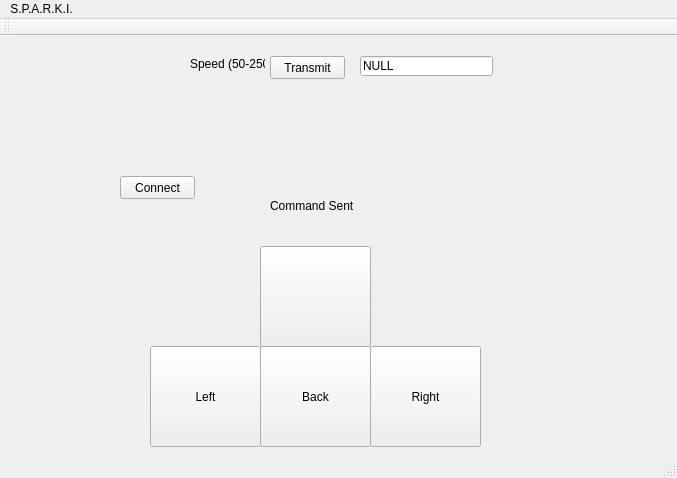
<?xml version="1.0" encoding="UTF-8"?>
<ui version="4.0">
 <class>MainWindow</class>
 <widget class="QMainWindow" name="MainWindow">
  <property name="geometry">
   <rect>
    <x>0</x>
    <y>0</y>
    <width>677</width>
    <height>478</height>
   </rect>
  </property>
  <property name="windowTitle">
   <string>MainWindow</string>
  </property>
  <widget class="QWidget" name="centralWidget">
   <widget class="QToolButton" name="forwardButton">
    <property name="geometry">
     <rect>
      <x>260</x>
      <y>210</y>
      <width>111</width>
      <height>101</height>
     </rect>
    </property>
    <property name="text">
     <string/>
    </property>
    <property name="icon">
     <iconset>
      <normaloff>../../../../Downloads/SPARKI Icons/Alarm-Arrow-Up-icon.png</normaloff>../../../../Downloads/SPARKI Icons/Alarm-Arrow-Up-icon.png</iconset>
    </property>
    <property name="iconSize">
     <size>
      <width>100</width>
      <height>100</height>
     </size>
    </property>
    <property name="autoRepeat">
     <bool>false</bool>
    </property>
    <property name="autoRepeatDelay">
     <number>100</number>
    </property>
   </widget>
   <widget class="QToolButton" name="backButton">
    <property name="geometry">
     <rect>
      <x>260</x>
      <y>310</y>
      <width>111</width>
      <height>101</height>
     </rect>
    </property>
    <property name="text">
     <string>Back</string>
    </property>
    <property name="icon">
     <iconset>
      <normaloff>../../../../Downloads/SPARKI Icons/Alarm-Arrow-Down-icon.png</normaloff>../../../../Downloads/SPARKI Icons/Alarm-Arrow-Down-icon.png</iconset>
    </property>
    <property name="iconSize">
     <size>
      <width>100</width>
      <height>100</height>
     </size>
    </property>
   </widget>
   <widget class="QToolButton" name="rightButton">
    <property name="geometry">
     <rect>
      <x>370</x>
      <y>310</y>
      <width>111</width>
      <height>101</height>
     </rect>
    </property>
    <property name="text">
     <string>Right</string>
    </property>
    <property name="icon">
     <iconset>
      <normaloff>../../../../Downloads/SPARKI Icons/Alarm-Arrow-Right-icon.png</normaloff>../../../../Downloads/SPARKI Icons/Alarm-Arrow-Right-icon.png</iconset>
    </property>
    <property name="iconSize">
     <size>
      <width>100</width>
      <height>100</height>
     </size>
    </property>
   </widget>
   <widget class="QToolButton" name="leftButton">
    <property name="geometry">
     <rect>
      <x>150</x>
      <y>310</y>
      <width>111</width>
      <height>101</height>
     </rect>
    </property>
    <property name="autoFillBackground">
     <bool>false</bool>
    </property>
    <property name="text">
     <string>Left</string>
    </property>
    <property name="icon">
     <iconset>
      <normaloff>../../../../Downloads/SPARKI Icons/Alarm-Arrow-Left-icon.png</normaloff>../../../../Downloads/SPARKI Icons/Alarm-Arrow-Left-icon.png</iconset>
    </property>
    <property name="iconSize">
     <size>
      <width>100</width>
      <height>100</height>
     </size>
    </property>
   </widget>
   <widget class="QLineEdit" name="lineEdit">
    <property name="geometry">
     <rect>
      <x>360</x>
      <y>20</y>
      <width>133</width>
      <height>20</height>
     </rect>
    </property>
    <property name="inputMask">
     <string/>
    </property>
    <property name="text">
     <string>NULL</string>
    </property>
   </widget>
   <widget class="QLabel" name="label_2">
    <property name="geometry">
     <rect>
      <x>190</x>
      <y>20</y>
      <width>75</width>
      <height>16</height>
     </rect>
    </property>
    <property name="text">
     <string>Speed (50-250)</string>
    </property>
   </widget>
   <widget class="QLabel" name="label">
    <property name="geometry">
     <rect>
      <x>270</x>
      <y>160</y>
      <width>101</width>
      <height>20</height>
     </rect>
    </property>
    <property name="text">
     <string>Command Sent</string>
    </property>
   </widget>
   <widget class="QPushButton" name="transmitButton">
    <property name="geometry">
     <rect>
      <x>270</x>
      <y>20</y>
      <width>75</width>
      <height>23</height>
     </rect>
    </property>
    <property name="text">
     <string>Transmit</string>
    </property>
    <property name="autoRepeat">
     <bool>true</bool>
    </property>
    <property name="autoRepeatDelay">
     <number>100</number>
    </property>
   </widget>
   <widget class="QPushButton" name="connectButton">
    <property name="geometry">
     <rect>
      <x>120</x>
      <y>140</y>
      <width>75</width>
      <height>23</height>
     </rect>
    </property>
    <property name="text">
     <string>Connect</string>
    </property>
   </widget>
  </widget>
  <widget class="QMenuBar" name="menuBar">
   <property name="geometry">
    <rect>
     <x>0</x>
     <y>0</y>
     <width>677</width>
     <height>21</height>
    </rect>
   </property>
   <widget class="QMenu" name="menuS_P_A_R_K_I">
    <property name="title">
     <string>S.P.A.R.K.I.</string>
    </property>
   </widget>
   <addaction name="menuS_P_A_R_K_I"/>
  </widget>
  <widget class="QToolBar" name="mainToolBar">
   <attribute name="toolBarArea">
    <enum>TopToolBarArea</enum>
   </attribute>
   <attribute name="toolBarBreak">
    <bool>false</bool>
   </attribute>
  </widget>
  <widget class="QStatusBar" name="statusBar"/>
 </widget>
 <layoutdefault spacing="6" margin="11"/>
 <resources/>
 <connections/>
</ui>
